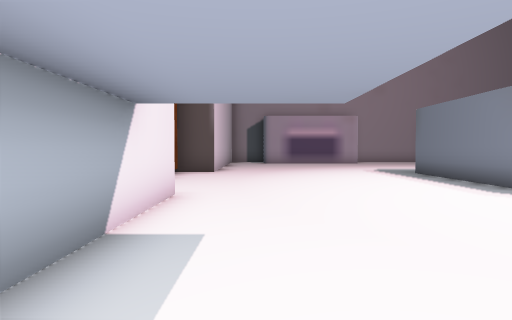
[1] (above)

16 first-person views from a walk through a Unity game level. The camera is 1.5 m above the floor, tilts 2° down and sees 75° across. The floor is counted in squares, 2 m on a side. Each view is taken from the middle of a square. On the plan, view 1 faces up. The plan holds only what a view shows up to about 11 squares ahead; the rest is blank. The place goes on beyond the plan. Some animated figures are left out.

[2]
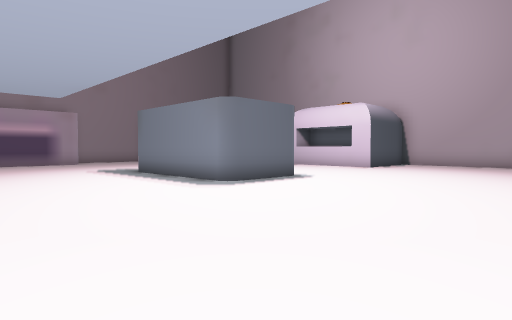

[3]
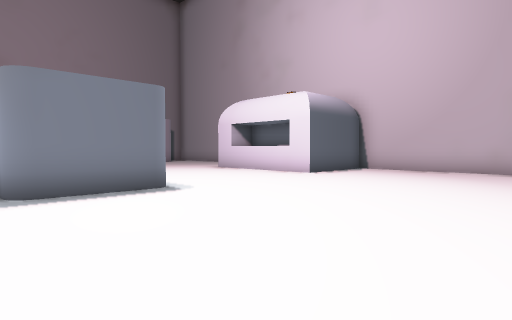

[4]
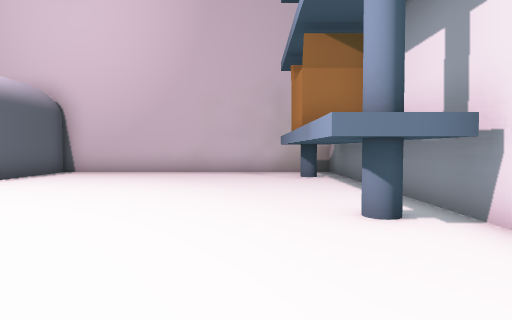

[5]
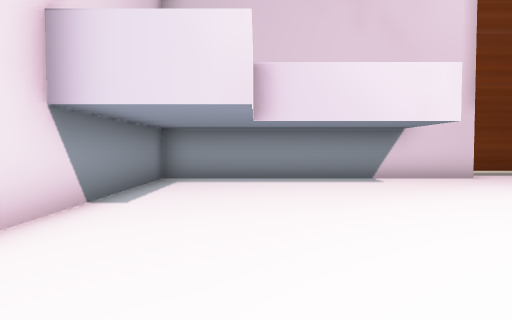

[6]
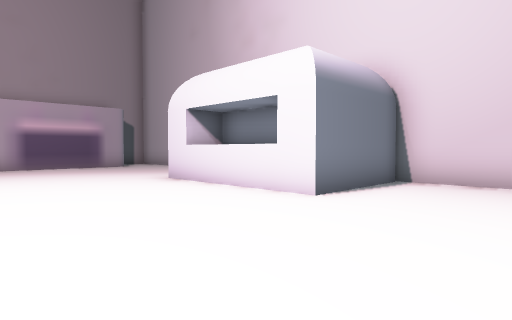

[7]
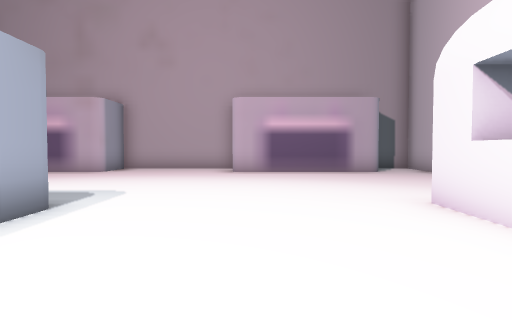

[8]
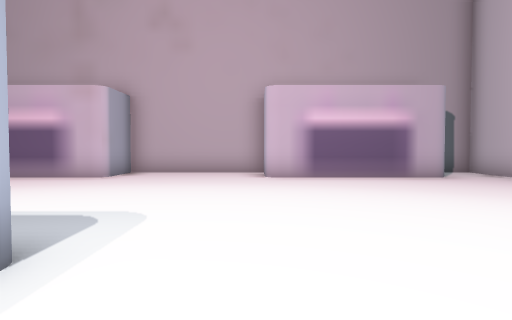

[9]
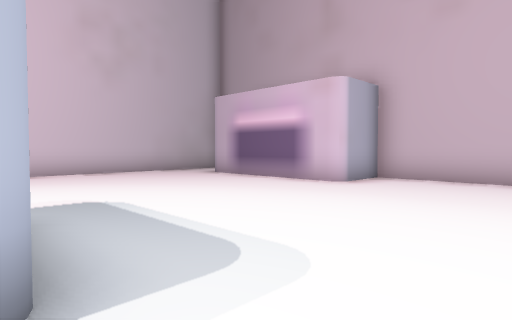

[10]
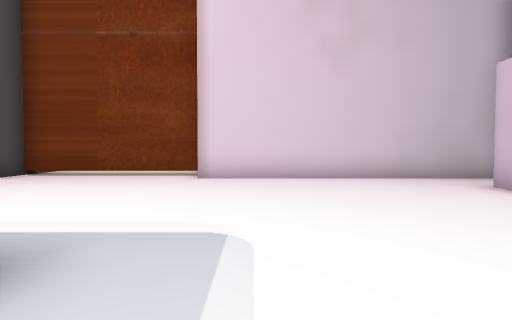

[11]
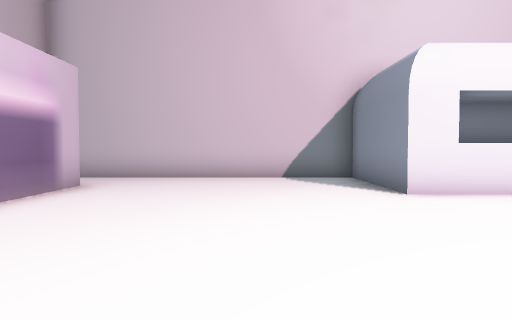

[12]
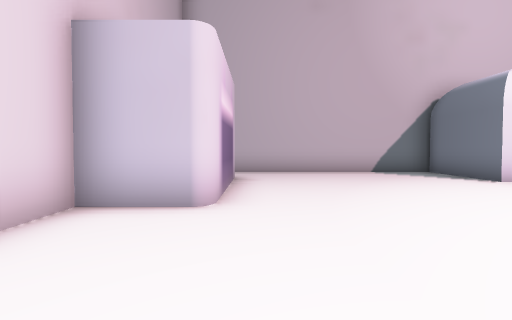

[13]
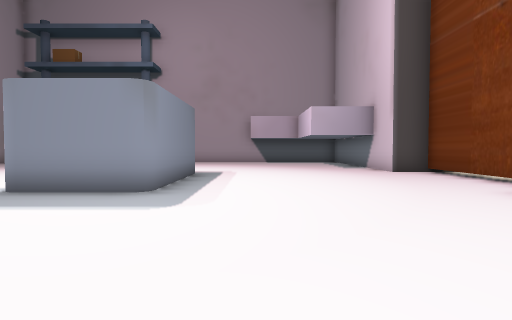

[14]
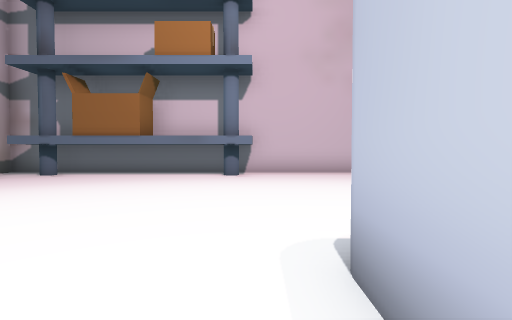

[15]
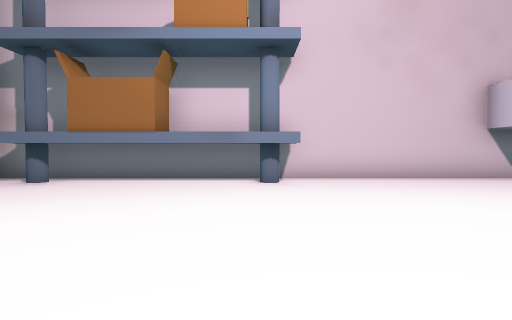

[16]
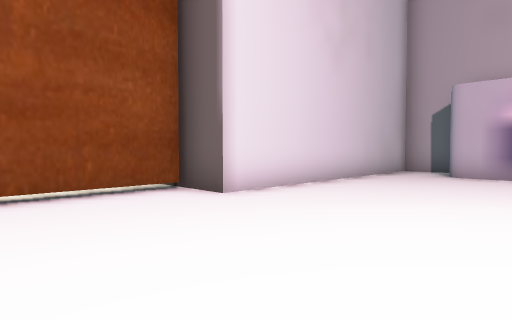

### Floor plan
Points are (right, up) in squares from view 1. A wall is a line through its corners. A room is listed if a view was taken in it or the views show most of it. See-through windows are left out.
Room 1 (views 1, 2, 3, 4, 5, 6, 7, 8, 9, 10, 11, 12, 13, 14, 15, 16)
walls: (7.4, 7.4) (7.4, 6); (7.1, 5.7) (5.1, 5.7); (7.4, 10) (7.4, 9.2); (4.8, 6) (4.8, 10); (5.1, 10.4) (7.1, 10.4); (9.2, 16.8) (9.2, 18.3) (5.1, 18.3) (5.1, 16.8); (4.9, 16.5) (0.8, 16.5); (13.6, 16.5) (9.6, 16.5); (-2.5, 10.5) (-2.5, 5.4) (-1.3, 5.4) (-1.3, -2.3) (15.6, -2.3) (15.6, 6.1) (12.4, 6.1) (12.4, 10.5) (15.6, 10.5) (15.6, 18.3) (14.8, 18.3); (0, 18.3) (-1.3, 18.3) (-1.3, 10.5) (-2.8, 10.5)

Where each view was taken, in squares from view 1:
view 1: 0 up, 0 right, facing up
view 2: 0 up, 0 right, facing up-right
view 3: 0 up, 4 right, facing up-right
view 4: 0 up, 5 right, facing right
view 5: 0 up, 7 right, facing left
view 6: 3 up, 8 right, facing up-right
view 7: 6 up, 10 right, facing up
view 8: 8 up, 9 right, facing up
view 9: 10 up, 9 right, facing up-left
view 10: 12 up, 7 right, facing left
view 11: 13 up, 7 right, facing right
view 12: 16 up, 5 right, facing right
view 13: 16 up, 3 right, facing down
view 14: 8 up, 8 right, facing down
view 15: 6 up, 9 right, facing down
view 16: 7 up, 3 right, facing up-left
